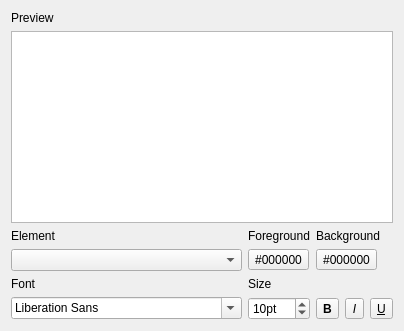
<ui version="4.0" >
 <class>QStarDict::CSSEdit</class>
 <widget class="QWidget" name="QStarDict::CSSEdit" >
  <layout class="QGridLayout" >
   <item row="0" column="0" >
    <widget class="QLabel" name="label" >
     <property name="text" >
      <string>Preview</string>
     </property>
    </widget>
   </item>
   <item row="1" column="0" colspan="5" >
    <widget class="QTextEdit" name="m_preview" >
     <property name="readOnly" >
      <bool>true</bool>
     </property>
     <property name="html" >
      <string>&lt;html>&lt;head>&lt;meta name="qrichtext" content="1" />&lt;style type="text/css">
p, li { white-space: pre-wrap; }
&lt;/style>&lt;/head>&lt;body style=" font-family:'Sans Serif'; font-size:9pt; font-weight:400; font-style:normal;">
&lt;p style="-qt-paragraph-type:empty; margin-top:0px; margin-bottom:0px; margin-left:0px; margin-right:0px; -qt-block-indent:0; text-indent:0px;">&lt;/p>&lt;/body>&lt;/html></string>
     </property>
    </widget>
   </item>
   <item row="2" column="0" >
    <widget class="QLabel" name="label_2" >
     <property name="text" >
      <string>Element</string>
     </property>
    </widget>
   </item>
   <item row="2" column="1" >
    <widget class="QLabel" name="label_3" >
     <property name="text" >
      <string>Foreground</string>
     </property>
    </widget>
   </item>
   <item row="2" column="2" colspan="3" >
    <widget class="QLabel" name="label_6" >
     <property name="text" >
      <string>Background</string>
     </property>
    </widget>
   </item>
   <item row="3" column="0" >
    <widget class="QComboBox" name="m_elementCombo" >
     <property name="toolTip" >
      <string>Select element</string>
     </property>
    </widget>
   </item>
   <item row="3" column="1" >
    <widget class="QToolButton" name="m_colorButton" >
     <property name="statusTip" >
      <string>Click to select color</string>
     </property>
     <property name="text" >
      <string>#000000</string>
     </property>
    </widget>
   </item>
   <item row="3" column="2" colspan="3" >
    <widget class="QToolButton" name="m_backgroundButton" >
     <property name="statusTip" >
      <string>Click to select color</string>
     </property>
     <property name="text" >
      <string>#000000</string>
     </property>
    </widget>
   </item>
   <item row="4" column="0" >
    <widget class="QLabel" name="label_4" >
     <property name="text" >
      <string>Font</string>
     </property>
    </widget>
   </item>
   <item row="4" column="1" >
    <widget class="QLabel" name="label_5" >
     <property name="text" >
      <string>Size</string>
     </property>
    </widget>
   </item>
   <item row="5" column="0" >
    <widget class="QFontComboBox" name="m_fontCombo" >
     <property name="toolTip" >
      <string>Select font</string>
     </property>
    </widget>
   </item>
   <item row="5" column="1" >
    <widget class="QSpinBox" name="m_sizeSpin" >
     <property name="toolTip" >
      <string>Select font size</string>
     </property>
     <property name="suffix" >
      <string>pt</string>
     </property>
     <property name="minimum" >
      <number>4</number>
     </property>
     <property name="maximum" >
      <number>150</number>
     </property>
     <property name="singleStep" >
      <number>2</number>
     </property>
     <property name="value" >
      <number>10</number>
     </property>
    </widget>
   </item>
   <item row="5" column="2" >
    <widget class="QToolButton" name="m_boldButton" >
     <property name="font" >
      <font>
       <weight>75</weight>
       <bold>true</bold>
      </font>
     </property>
     <property name="toolTip" >
      <string>Bold</string>
     </property>
     <property name="text" >
      <string>B</string>
     </property>
     <property name="checkable" >
      <bool>true</bool>
     </property>
    </widget>
   </item>
   <item row="5" column="3" >
    <widget class="QToolButton" name="m_italicButton" >
     <property name="font" >
      <font>
       <weight>50</weight>
       <italic>true</italic>
       <bold>false</bold>
      </font>
     </property>
     <property name="toolTip" >
      <string>Italic</string>
     </property>
     <property name="text" >
      <string>I</string>
     </property>
     <property name="checkable" >
      <bool>true</bool>
     </property>
    </widget>
   </item>
   <item row="5" column="4" >
    <widget class="QToolButton" name="m_underlineButton" >
     <property name="font" >
      <font>
       <weight>50</weight>
       <bold>false</bold>
       <underline>true</underline>
      </font>
     </property>
     <property name="toolTip" >
      <string>Underline</string>
     </property>
     <property name="text" >
      <string>U</string>
     </property>
     <property name="checkable" >
      <bool>true</bool>
     </property>
    </widget>
   </item>
  </layout>
 </widget>
 <tabstops>
  <tabstop>m_elementCombo</tabstop>
  <tabstop>m_colorButton</tabstop>
  <tabstop>m_fontCombo</tabstop>
  <tabstop>m_sizeSpin</tabstop>
  <tabstop>m_boldButton</tabstop>
  <tabstop>m_italicButton</tabstop>
  <tabstop>m_underlineButton</tabstop>
 </tabstops>
 <resources/>
 <connections/>
</ui>
